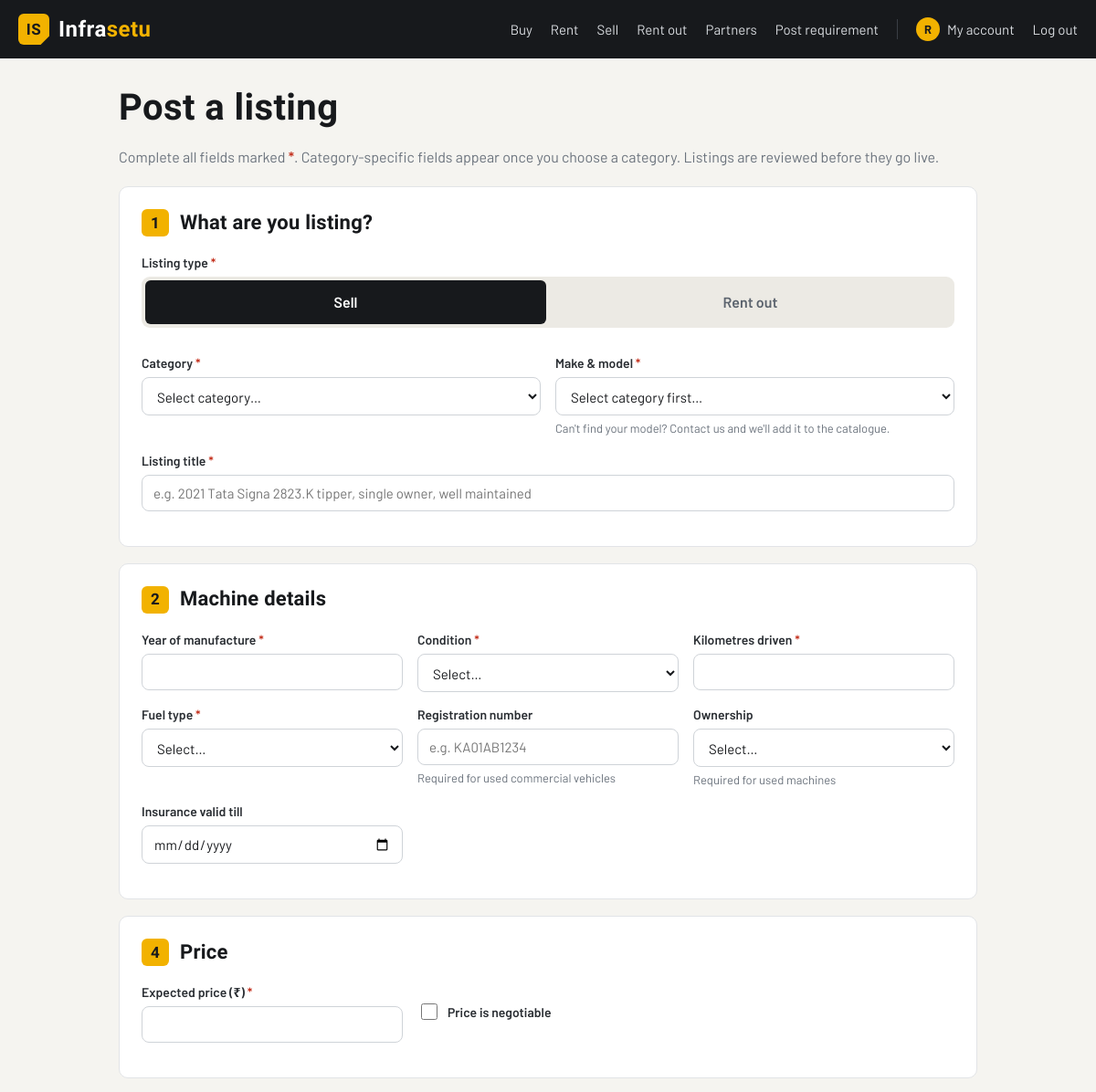
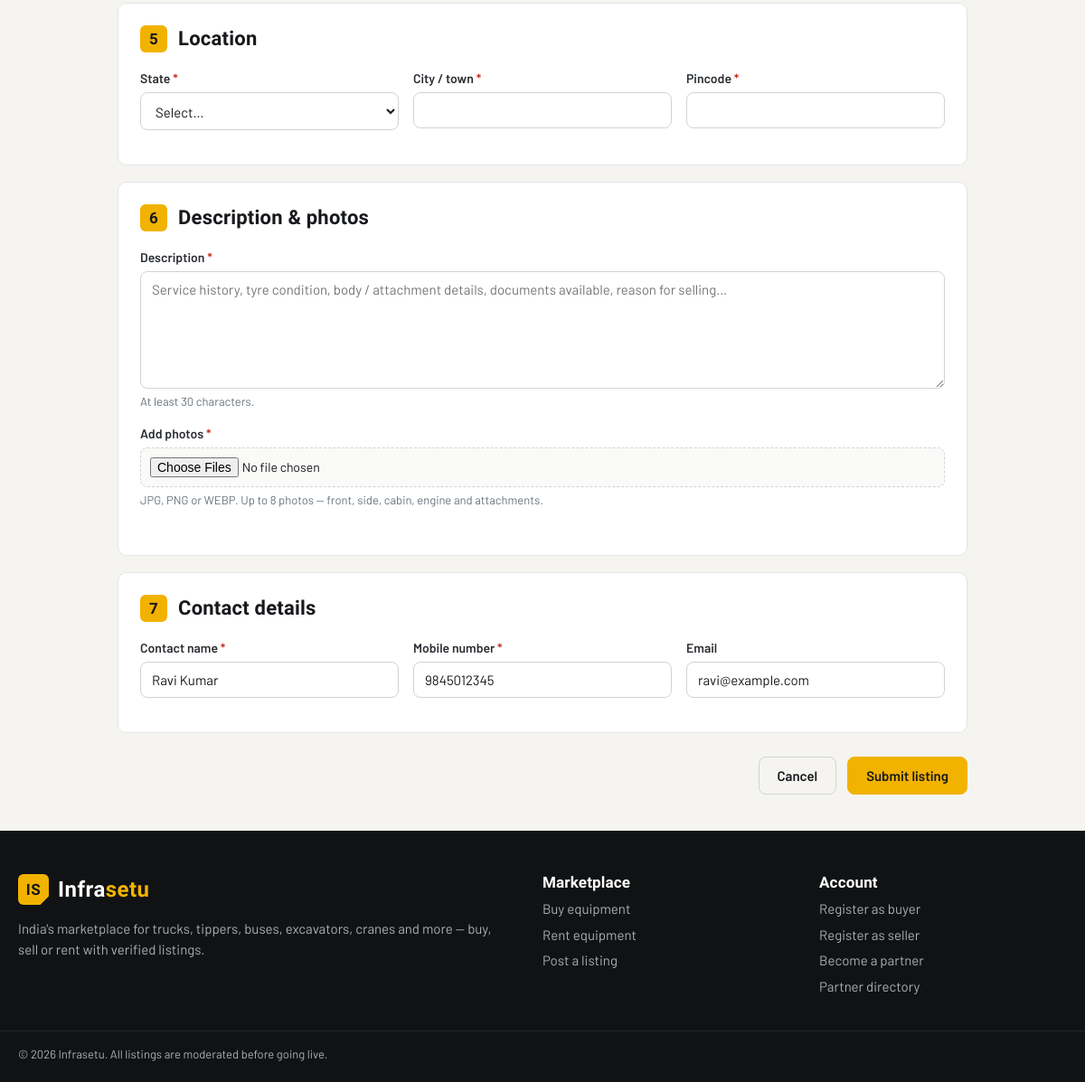
/post (signed in), run on the app's committed database (2 pictures, top to bottom).
### models.py (models this page shows, shortened)
class TimestampMixin:
    created_at = db.Column(db.DateTime, default=datetime.utcnow, nullable=False)
    updated_at = db.Column(db.DateTime, default=datetime.utcnow, onupdate=datetime.utcnow, nullable=False)

class User(TimestampMixin, db.Model):
    __tablename__ = "users"
    id = db.Column(db.Integer, primary_key=True)
    name = db.Column(db.String(120), nullable=False)
    email = db.Column(db.String(160), unique=True, nullable=False, index=True)
    phone = db.Column(db.String(20), nullable=False)
    company = db.Column(db.String(160))
    password_hash = db.Column(db.String(255), nullable=False)
    role = db.Column(db.String(20), default="user", nullable=False)
    is_active = db.Column(db.Boolean, default=True, nullable=False)  # False = suspended
    account_type = db.Column(db.String(20), default="buyer", nullable=False, index=True)
    business_type = db.Column(db.String(60))  # buyer / seller sub-type
    state = db.Column(db.String(60))
    city = db.Column(db.String(80))
    gstin = db.Column(db.String(15))
    pan = db.Column(db.String(10))
    verification_status = db.Column(db.String(20), default="not_submitted", nullable=False)
    verification_note = db.Column(db.String(255))
    verified_at = db.Column(db.DateTime)
    verified_by_id = db.Column(db.Integer)
    last_login_at = db.Column(db.DateTime)
    failed_logins = db.Column(db.Integer, default=0, nullable=False)
    locked_until = db.Column(db.DateTime)
    password_changed_at = db.Column(db.DateTime)
    products = db.relationship("Product", back_populates="user", lazy="dynamic")
    roles = db.relationship("Role", secondary="user_roles", back_populates="users", lazy="selectin",
                            order_by="Role.name")
    partner_profile = db.relationship("PartnerProfile", back_populates="user", uselist=False,
                                      cascade="all, delete-orphan")
    @property
    def permissions(self):
        if any(r.slug == "super_admin" for r in self.roles):
            return set(PERMISSIONS)
        return set().union(*(r.codes for r in self.roles)) if self.roles else set()
    def has_permission(self, code):
        return bool(self.is_active) and code in self.permissions
    @property
    def is_admin(self):
        return self.has_permission("admin.access")
    @property
    def can_post_listings(self):
        if not self.has_permission("listing.create"):
            return False
        return self.account_type != "partner" or self.is_verified  # partners must be verified first

### public.py (the view, shortened to what this page needs)
@bp.route("/post", methods=["GET", "POST"])
@login_required
def post_listing():
    if not g.user.can_post_listings:
        return render_template("account/upgrade.html", wanted=request.args.get("type", "sell")), 403
    form = {"listing_type": request.args.get("type", "sell"), "contact_name": g.user.name,
            "contact_phone": g.user.phone, "contact_email": g.user.email}
    return _listing_form(None, form, {}, "Post a listing")

### models.py (called while the page is built)
    @property
    def codes(self):
        if self.slug == "super_admin":
            return set(PERMISSIONS)
        return {gr.permission for gr in self.grants}

### public.py (called while the page is built)
def active_categories():
    return (Category.query.filter_by(is_active=True)
            .order_by(Category.group, Category.sort_order, Category.name).all())

def _listing_form(product, form, errors, title):
    return render_template("post_listing.html", categories=active_categories(), product=product,
                           form=form, errors=errors, page_title=title,
                           current_year=date.today().year)

### utils.py (called while the page is built)
def load_current_user():
    uid = session.get("user_id")
    g.user = db.session.get(User, uid) if uid else None
    if g.user is not None and not g.user.is_active:
        session.clear()
        g.user = None

def login_required(view):
    @wraps(view)
    def wrapped(*args, **kwargs):
        if g.user is None:
            flash("Please log in to continue.", "warning")
            return redirect(url_for("auth.login", next=request.full_path))
        return view(*args, **kwargs)
    return wrapped

def csrf_token():
    if "_csrf" not in session:
        session["_csrf"] = secrets.token_hex(16)
    return session["_csrf"]

def check_csrf():
    if request.method == "POST":
        token = request.form.get("_csrf") or request.headers.get("X-CSRF-Token")
        if not token or token != session.get("_csrf"):
            abort(400, description="Invalid or missing form token. Please reload the page and try again.")

### templates/post_listing.html (shortened to what this page needs)
{% extends "base.html" %}
{% block content %}
<div class="wrap narrow">
  <div class="page-head">
    <h1>{{ page_title }}</h1>
    <p class="muted">Complete all fields marked <span class="req">*</span>. Category-specific fields appear once you choose a category. Listings are reviewed before they go live.</p>
  </div>
  <form method="post" enctype="multipart/form-data" data-validate>
    {% include "_product_fields.html" %}
    <div class="form-actions">
      <a class="btn btn-ghost" href="{{ url_for('public.my_listings') }}">Cancel</a>
      <button class="btn btn-primary">{{ 'Save changes' if product else 'Submit listing' }}</button>
    </div>
  </form>
</div>
{% endblock %}

### templates/base.html (shortened to what this page needs)
<!doctype html>
<html lang="en">
<head>
  <link rel="stylesheet" href="{{ url_for('static', filename='css/style.css') }}">
</head>
<body class="{% block body_class %}public{% endblock %}">
{% block header %}
<header class="site-header">
  <div class="wrap header-inner">
    <a class="brand" href="{{ url_for('public.home') }}"><span class="brand-mark">IS</span> <span>Infra<b>setu</b></span></a>
    <nav class="main-nav">
      <a href="{{ url_for('public.search', intent='buy') }}">Buy</a>
      <a href="{{ url_for('public.search', intent='rent') }}">Rent</a>
      <a href="{{ url_for('public.post_listing', type='sell') }}">Sell</a>
      <a href="{{ url_for('public.post_listing', type='rent') }}">Rent out</a>
      <a href="{{ url_for('public.partners') }}">Partners</a>
      <a href="{{ url_for('public.requirement') }}">Post requirement</a>
      {% if g.user %}
        <a href="{{ url_for('auth.account') }}" class="nav-account"><span class="avatar" aria-hidden="true">{{ g.user.name[:1]|upper }}</span> My account</a>
        <form method="post" action="{{ url_for('auth.logout') }}" class="inline">
          <button class="link-btn">Log out</button>
        </form>
      {% else %}
        <a href="{{ url_for('auth.login') }}">Log in</a>
        <a href="{{ url_for('auth.register') }}" class="btn btn-primary btn-sm">Register</a>
      {% endif %}
    </nav>
  </div>
</header>
{% endblock %}
<main>{% block content %}{% endblock %}</main>
{% block footer %}
<footer class="site-footer">
  <div class="wrap footer-inner">
    <div>
      <a class="brand" href="{{ url_for('public.home') }}"><span class="brand-mark">IS</span> <span>Infra<b>setu</b></span></a>
      <p>India's marketplace for trucks, tippers, buses, excavators, cranes and more — buy, sell or rent with verified listings.</p>
    </div>
    <div>
      <h4>Marketplace</h4>
      <a href="{{ url_for('public.search', intent='buy') }}">Buy equipment</a>
      <a href="{{ url_for('public.search', intent='rent') }}">Rent equipment</a>
      <a href="{{ url_for('public.post_listing') }}">Post a listing</a>
    </div>
    <div>
      <h4>Account</h4>
      <a href="{{ url_for('auth.register', type='buyer') }}">Register as buyer</a>
      <a href="{{ url_for('auth.register', type='seller') }}">Register as seller</a>
      <a href="{{ url_for('auth.register', type='partner') }}">Become a partner</a>
      <a href="{{ url_for('public.partners') }}">Partner directory</a>
    </div>
  </div>
  <div class="wrap copyright">© {{ 2026 }} Infrasetu. All listings are moderated before going live.</div>
</footer>
{% endblock %}
</body>
</html>

### templates/_macros.html (shortened to what this page needs)
{% macro label(name, text, required=False) -%}
<label for="f-{{ name }}">{{ text }}{% if required %} <span class="req" aria-hidden="true">*</span>{% endif %}</label>
{%- endmacro %}
{% macro input(name, text, form, errors, type="text", required=False, placeholder="", help="", attrs="") -%}
<div class="field{% if errors and errors.get(name) %} has-error{% endif %}">
  {{ label(name, text, required) }}
  <input id="f-{{ name }}" name="{{ name }}" type="{{ type }}" value="{{ form.get(name, '') if form else '' }}"
         placeholder="{{ placeholder }}" {% if required %}required{% endif %} {{ attrs|safe }}>
  {% if help %}<small class="help">{{ help }}</small>{% endif %}
</div>
{%- endmacro %}
{% macro textarea(name, text, form, errors, required=False, rows=4, placeholder="", help="", attrs="") -%}
<div class="field{% if errors and errors.get(name) %} has-error{% endif %}">
  {{ label(name, text, required) }}
  <textarea id="f-{{ name }}" name="{{ name }}" rows="{{ rows }}" placeholder="{{ placeholder }}"
            {% if required %}required{% endif %} {{ attrs|safe }}>{{ form.get(name, '') if form else '' }}</textarea>
  {% if help %}<small class="help">{{ help }}</small>{% endif %}
</div>
{%- endmacro %}
{% macro select(name, text, options, form, errors, required=False, placeholder="Select…", help="", attrs="") -%}
<div class="field{% if errors and errors.get(name) %} has-error{% endif %}">
  {{ label(name, text, required) }}
  <select id="f-{{ name }}" name="{{ name }}" {% if required %}required{% endif %} {{ attrs|safe }}>
    {% if placeholder %}<option value="">{{ placeholder }}</option>{% endif %}
  </select>
  {% if help %}<small class="help">{{ help }}</small>{% endif %}
</div>
{%- endmacro %}
{% macro category_select(name, text, categories, form, errors, required=True, leaf_only=False, placeholder="Select category…", attrs="") -%}
<div class="field{% if errors and errors.get(name) %} has-error{% endif %}">
  {{ label(name, text, required) }}
  <select id="f-{{ name }}" name="{{ name }}" {% if required %}required{% endif %} {{ attrs|safe }}>
    <option value="">{{ placeholder }}</option>
  </select>
</div>
{%- endmacro %}
{% macro check(name, text, form, errors=None, help="") -%}
<div class="field check{% if errors and errors.get(name) %} has-error{% endif %}">
  <label class="checkbox"><input type="checkbox" name="{{ name }}" value="1" {% if form and form.get(name) in ('1', 1, True, 'True') %}checked{% endif %}> {{ text }}</label>
</div>
{%- endmacro %}

### static/css/style.css (style rules this page uses)
:root { --ink: #17191c; --ink-2: #2a2e33; --steel: #5b636d; --muted: #6b737d; --line: #e2e4e7; --line-2: #cfd3d8; --paper: #f5f4f0; --card: #ffffff; --yellow: #f2b200; --yellow-d: #d69c00; --yellow-soft: #fff4d1; --rent: #1f6feb; --rent-soft: #e5efff; --sell: #12805c; --sell-soft: #e1f4ec; --danger: #c4321f; --danger-soft: #fdeceA; --warning-soft: #fff4d1; --info-soft: #e8eef6; --placeholder-bg: #e9e7e1; --radius: 10px; --shadow: 0 1px 2px rgba(0,0,0,.05), 0 4px 16px rgba(0,0,0,.05); --head: "Barlow Condensed", "Arial Narrow", sans-serif; --body: "Barlow", system-ui, -apple-system, "Segoe UI", sans-serif; }
* { box-sizing: border-box; }
html { -webkit-text-size-adjust: 100%; }
body { margin: 0; font: 16px/1.5 var(--body); color: var(--ink); background: var(--paper); }
a { color: var(--ink); text-decoration-color: var(--yellow); text-underline-offset: 3px; }
h1, h2, h3, h4 { font-family: var(--head); font-weight: 700; line-height: 1.1; margin: 0 0 .5em; letter-spacing: .01em; }
h1 { font-size: clamp(28px, 4vw, 40px); }
.wrap { max-width: 1240px; margin: 0 auto; padding: 0 20px; }
.narrow { max-width: 980px; }
.muted { color: var(--muted); }
.req { color: var(--danger); font-weight: 600; }
.inline { display: inline; }
.btn { display: inline-flex; align-items: center; justify-content: center; gap: 6px; padding: 11px 20px; border-radius: 8px; border: 1.5px solid transparent; font: 600 15px var(--body); cursor: pointer; text-decoration: none; transition: background .15s, border-color .15s; white-space: nowrap; }
.btn-primary { background: var(--yellow); color: var(--ink); border-color: var(--yellow); }
.btn-ghost { background: transparent; border-color: var(--line-2); color: var(--ink); }
.link-btn { background: none; border: 0; padding: 0; font: inherit; color: inherit; cursor: pointer; text-decoration: underline; text-decoration-color: var(--yellow); text-underline-offset: 3px; }
.site-header { background: var(--ink); color: #fff; position: sticky; top: 0; z-index: 20; }
.header-inner { display: flex; align-items: center; gap: 24px; height: 64px; }
.brand { font: 600 24px var(--head); color: #fff; text-decoration: none; display: flex; align-items: center; gap: 10px; letter-spacing: .02em; }
.brand b { color: var(--yellow); }
.brand-mark { width: 34px; height: 34px; display: grid; place-items: center; background: var(--yellow); color: var(--ink); border-radius: 6px; font-size: 17px; font-weight: 700; clip-path: polygon(0 0, 100% 0, 100% 72%, 72% 100%, 0 100%); }
.main-nav { display: flex; align-items: center; gap: 20px; margin-left: auto; font-size: 15px; }
.main-nav a, .main-nav .link-btn { color: #d9dce0; text-decoration: none; }
.field { margin-bottom: 14px; display: flex; flex-direction: column; gap: 5px; min-width: 0; }
.field > label { font-weight: 600; font-size: 14px; color: var(--ink-2); }
input:not([type]), input[type=text], input[type=email], input[type=tel], input[type=url], input[type=number], input[type=password], input[type=date], input[type=search], select, textarea { width: 100%; padding: 10px 12px; border: 1.5px solid var(--line-2); border-radius: 8px; font: 15px var(--body); background: #fff; color: var(--ink); transition: border-color .15s, box-shadow .15s; }
textarea { resize: vertical; }
.help { color: var(--muted); font-size: 13px; }
.checkbox { display: flex; align-items: center; gap: 8px; font-weight: 500; font-size: 15px; cursor: pointer; }
.checkbox input { width: 18px; height: 18px; accent-color: var(--ink); flex-shrink: 0; }
.form-actions { display: flex; justify-content: flex-end; gap: 12px; padding: 8px 0 40px; }
.page-head { padding: 32px 0 20px; }
.page-head p { margin: 0; }
.site-footer { background: #101214; color: #aab0b6; margin-top: 0; padding: 48px 0 20px; font-size: 15px; }
main { min-height: 60vh; }
.footer-inner { display: grid; grid-template-columns: 2fr 1fr 1fr; gap: 32px; }
.footer-inner h4 { color: #fff; font-size: 17px; }
.footer-inner a:not(.brand) { display: block; color: #aab0b6; text-decoration: none; margin-bottom: 6px; }
.copyright { border-top: 1px solid #23272b; margin-top: 32px; padding-top: 16px; font-size: 13px; }
.brand-mark { flex-shrink: 0; }
.avatar { display: inline-grid; place-items: center; width: 26px; height: 26px; border-radius: 50%; background: var(--yellow); color: var(--ink); font: 700 13px var(--body); }
.nav-account { display: inline-flex; align-items: center; gap: 8px; }

### data on the page
User: user "R", contact_name "Ravi Kumar", contact_phone "9845012345", contact_email "ravi@example.com"

### other printed values
{{ page_title }} "Post a listing"
{{ help }} "Required for used commercial vehicles"
{{ help }} "Required for used machines"
{{ text }} "Price is negotiable"
{{ help }} "At least 30 characters."
{{ 'Save changes' if product else 'Submit listing' }} "Submit listing"
{{ 2026 }} "2026"
form field category_id "Select category…"
form field condition "Select…"
form field fuel_type "Select…"
form field ownership "Select…"
form field state "Select…"
